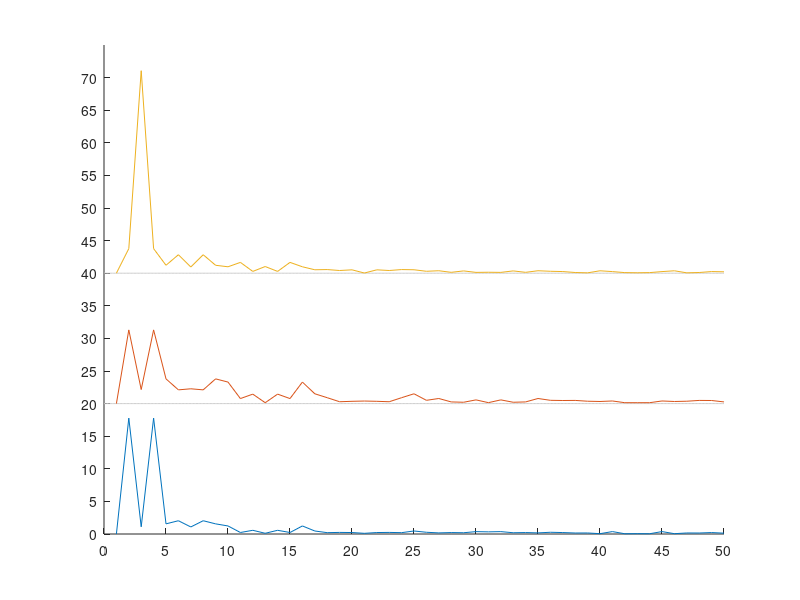

The MATLAB source for this figure: (Note: this script raises an error after producing the figure.)
close all;
clc;
clear;

load('FigS3B_des.mat');

degree =20;
fvec(1,:) = 0; % this removes the DC component, essentially bringing the reconstruction to the origin
idx = 1;
v = zeros(1,(degree+1)^2);

for k = 0:1:degree
    for m = -k:1:k
          v(idx) = m;
          idx = idx+1;
    end
end
aux_idx = abs(v)<21; % all L = 0, azimuthal

fx = fvec(:,1);
fy = fvec(:,2);
fz = fvec(:,3);

fxabs = abs(fx(aux_idx));
fyabs = abs(fy(aux_idx));
fzabs = abs(fz(aux_idx));



%% FREQUENCY FIGURE PART 1
figure, 
hold on;
pos1= 20;
pos2 = 40;
xlimend = 50;
plot(linspace(0,xlimend,numel(fxabs)),pos1*ones(size(fxabs)), 'color', [0.8, 0.8, 0.8]);
plot(linspace(0,xlimend,numel(fxabs)),pos2*ones(size(fxabs)), 'color', [0.8, 0.8, 0.8]);
plot(fxabs(1:xlimend), 'color',  [0, 0.4470, 0.7410]); hold on;

plot(fyabs(1:xlimend)+pos1, 'color',  [0.8500, 0.3250, 0.0980]);
plot(fzabs(1:xlimend)+pos2, 'color',  [0.9290, 0.6940, 0.1250]);

YTickPositions =0:5:70;
xlim([0 xlimend]);
h = gca;
XTickPositions = 0:5:xlimend;
XLimits = [0 xlimend];
YLimits = [0 75];
set(gca,'XTick',XTickPositions);
set(gca,'XLim',XLimits);
set(gca,'YLim',YLimits,'YTick',YTickPositions);

[XTicksStrs] = tickLabelAlternated(XTickPositions);

set(gca,'LooseInset',get(gca,'TightInset'));
set(gca,'linewidth',0.5);
set(gca,'TickDir','out');
set(gca, 'fontsize', 7);
box('off');

set(gca,'XTickLabel',XTicksStrs);
set(gca, 'XTickLabelRotation', 0);
set(gca,'YTickLabel','');
h.YAxis.FontSize = 7;
xlabel('Spherical harmonic number (adim.)');
ylabel('Intensity (a.u.)', 'FontSize', 7);

h = gca;
set(gca,'ticklength',1.25*get(gca,'ticklength'));
set(gca,'LooseInset',get(gca,'TightInset'));
set(gca,'linewidth',0.5);
set(gca,'TickDir','out');
set(gca, 'fontsize', 7);
box('off')
h.YAxis.FontSize = 7;
hfig = gcf;
BoxDim = [2.5, 3]; 
BoxPos = [1, 1, BoxDim(1), BoxDim(2)];
haxis = gca;
set(hfig, 'Units', 'centimeters', ...
    'Color', [1,1,1]);
set(haxis, ...
    'Units'              , 'centimeters',...
    'Position'           , BoxPos);
pos = get(hfig, 'Position');
outerpos = get(haxis, 'OuterPosition');
outerpos(3) = 2.5;
outerpos(4) = 3;
set(haxis, 'OuterPosition',[0, 0, outerpos(3), outerpos(4)]);
set(hfig, 'Position', [pos(1), pos(2), outerpos(3), outerpos(4)]);
set(hfig, 'PaperPositionMode', 'auto');
hold off;

%% FREQUENCY FIGURE PART 2

figure, 
hold on;
pos1= 20;
pos2 = 40;
xlimend = 441;
plot(linspace(0,xlimend,numel(fxabs)),pos1*ones(size(fxabs)), 'color', [0.8, 0.8, 0.8]);
plot(linspace(0,xlimend,numel(fxabs)),pos2*ones(size(fxabs)), 'color', [0.8, 0.8, 0.8]);
plot(100:441,fxabs(100:end), 'color',  [0, 0.4470, 0.7410]); hold on;
plot(100:441,fyabs(100:end)+pos1, 'color',  [0.8500, 0.3250, 0.0980]);
plot(100:441,fzabs(100:end)+pos2, 'color',  [0.9290, 0.6940, 0.1250]);
YTickPositions =0:5:70;
xlim([100 441]);
h = gca;
XTickPositions = 100:50:441;
XLimits = [100 441];
YLimits = [0 75];
set(gca,'XTick',XTickPositions);
set(gca,'XLim',XLimits);
set(gca,'YLim',YLimits,'YTick',YTickPositions);
[XTicksStrs] = tickLabelAlternated(XTickPositions);
set(gca,'LooseInset',get(gca,'TightInset'));
set(gca,'linewidth',0.5);
set(gca,'TickDir','out');
set(gca, 'fontsize', 7);
box('off');
set(gca,'XTickLabel',XTicksStrs);
set(gca, 'XTickLabelRotation', 0);
set(gca,'YTickLabel','');
h.YAxis.FontSize = 7;
xlabel('Spherical harmonic number (adim.)');
ylabel('Intensity (a.u.)', 'FontSize', 7);
h = gca;
set(gca,'ticklength',1.25*get(gca,'ticklength'));
set(gca,'LooseInset',get(gca,'TightInset'));
set(gca,'linewidth',0.5);
set(gca,'TickDir','out');
set(gca, 'fontsize', 7);
box('off')
h.YAxis.FontSize = 7;
hfig = gcf;
BoxDim = [2.5, 3]; 
BoxPos = [1, 1, BoxDim(1), BoxDim(2)];

haxis = gca;
set(hfig, 'Units', 'centimeters', ...
    'Color', [1,1,1]);
set(haxis, ...
    'Units'              , 'centimeters',...
    'Position'           , BoxPos);
pos = get(hfig, 'Position');
outerpos = get(haxis, 'OuterPosition');
outerpos(3) = 2.5;
outerpos(4) = 3;
set(haxis, 'OuterPosition',[0, 0, outerpos(3), outerpos(4)]);
set(hfig, 'Position', [pos(1), pos(2), outerpos(3), outerpos(4)]);
set(hfig, 'PaperPositionMode', 'auto');
hold off;

